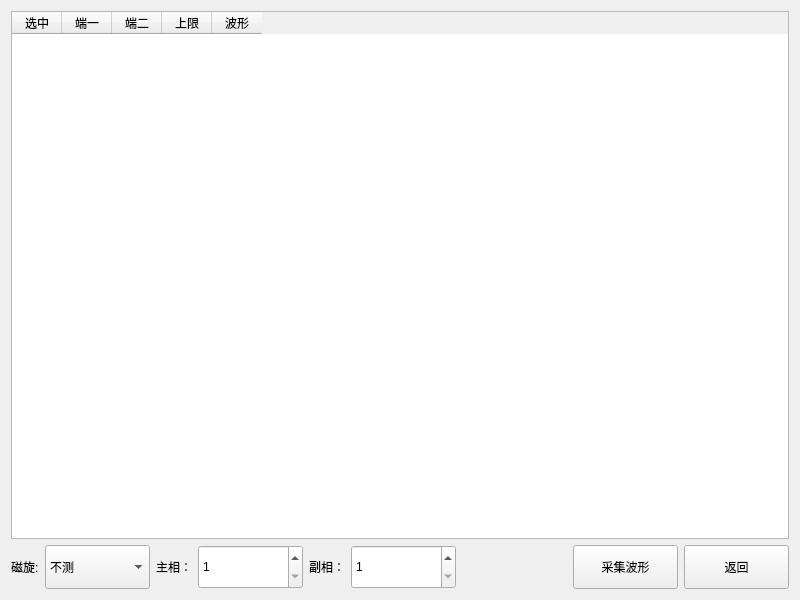
<?xml version="1.0" encoding="UTF-8"?>
<ui version="4.0">
 <class>CWinSetMag</class>
 <widget class="QWidget" name="CWinSetMag">
  <property name="geometry">
   <rect>
    <x>0</x>
    <y>0</y>
    <width>800</width>
    <height>600</height>
   </rect>
  </property>
  <property name="windowTitle">
   <string>Form</string>
  </property>
  <layout class="QVBoxLayout" name="verticalLayout" stretch="1,0">
   <item>
    <widget class="QTableWidget" name="TabSetMag">
     <property name="horizontalScrollBarPolicy">
      <enum>Qt::ScrollBarAlwaysOff</enum>
     </property>
     <property name="editTriggers">
      <set>QAbstractItemView::AllEditTriggers</set>
     </property>
     <property name="tabKeyNavigation">
      <bool>true</bool>
     </property>
     <property name="dragDropOverwriteMode">
      <bool>false</bool>
     </property>
     <property name="selectionMode">
      <enum>QAbstractItemView::SingleSelection</enum>
     </property>
     <attribute name="horizontalHeaderDefaultSectionSize">
      <number>50</number>
     </attribute>
     <attribute name="verticalHeaderVisible">
      <bool>true</bool>
     </attribute>
     <column>
      <property name="text">
       <string>选中</string>
      </property>
     </column>
     <column>
      <property name="text">
       <string>端一</string>
      </property>
     </column>
     <column>
      <property name="text">
       <string>端二</string>
      </property>
     </column>
     <column>
      <property name="text">
       <string>上限</string>
      </property>
     </column>
     <column>
      <property name="text">
       <string>波形</string>
      </property>
     </column>
    </widget>
   </item>
   <item>
    <layout class="QGridLayout" name="LayoutCtrl">
     <item row="0" column="1">
      <widget class="QComboBox" name="BoxDir">
       <property name="sizePolicy">
        <sizepolicy hsizetype="Expanding" vsizetype="Expanding">
         <horstretch>0</horstretch>
         <verstretch>0</verstretch>
        </sizepolicy>
       </property>
       <item>
        <property name="text">
         <string>不测</string>
        </property>
       </item>
       <item>
        <property name="text">
         <string>正转</string>
        </property>
       </item>
       <item>
        <property name="text">
         <string>反转</string>
        </property>
       </item>
      </widget>
     </item>
     <item row="0" column="2">
      <widget class="QLabel" name="TextMain">
       <property name="text">
        <string>主相：</string>
       </property>
      </widget>
     </item>
     <item row="0" column="3">
      <widget class="QSpinBox" name="BoxMain">
       <property name="sizePolicy">
        <sizepolicy hsizetype="Expanding" vsizetype="Expanding">
         <horstretch>0</horstretch>
         <verstretch>0</verstretch>
        </sizepolicy>
       </property>
       <property name="minimum">
        <number>1</number>
       </property>
       <property name="maximum">
        <number>12</number>
       </property>
      </widget>
     </item>
     <item row="0" column="4">
      <widget class="QLabel" name="TextAuxiliary">
       <property name="text">
        <string>副相：</string>
       </property>
      </widget>
     </item>
     <item row="0" column="5">
      <widget class="QSpinBox" name="BoxAuxiliary">
       <property name="sizePolicy">
        <sizepolicy hsizetype="Expanding" vsizetype="Expanding">
         <horstretch>0</horstretch>
         <verstretch>0</verstretch>
        </sizepolicy>
       </property>
       <property name="minimum">
        <number>1</number>
       </property>
       <property name="maximum">
        <number>12</number>
       </property>
      </widget>
     </item>
     <item row="0" column="7">
      <widget class="QPushButton" name="BtnSampleMag">
       <property name="sizePolicy">
        <sizepolicy hsizetype="Expanding" vsizetype="Expanding">
         <horstretch>0</horstretch>
         <verstretch>0</verstretch>
        </sizepolicy>
       </property>
       <property name="minimumSize">
        <size>
         <width>97</width>
         <height>0</height>
        </size>
       </property>
       <property name="text">
        <string>采集波形</string>
       </property>
      </widget>
     </item>
     <item row="0" column="8">
      <widget class="QPushButton" name="BtnExitMag">
       <property name="sizePolicy">
        <sizepolicy hsizetype="Expanding" vsizetype="Expanding">
         <horstretch>0</horstretch>
         <verstretch>0</verstretch>
        </sizepolicy>
       </property>
       <property name="minimumSize">
        <size>
         <width>97</width>
         <height>44</height>
        </size>
       </property>
       <property name="text">
        <string>返回</string>
       </property>
      </widget>
     </item>
     <item row="0" column="0">
      <widget class="QLabel" name="TextDir">
       <property name="text">
        <string>磁旋:</string>
       </property>
      </widget>
     </item>
     <item row="0" column="6">
      <widget class="QLabel" name="TextDebug">
       <property name="sizePolicy">
        <sizepolicy hsizetype="Expanding" vsizetype="Preferred">
         <horstretch>0</horstretch>
         <verstretch>0</verstretch>
        </sizepolicy>
       </property>
       <property name="text">
        <string/>
       </property>
      </widget>
     </item>
    </layout>
   </item>
  </layout>
 </widget>
 <resources/>
 <connections/>
</ui>
